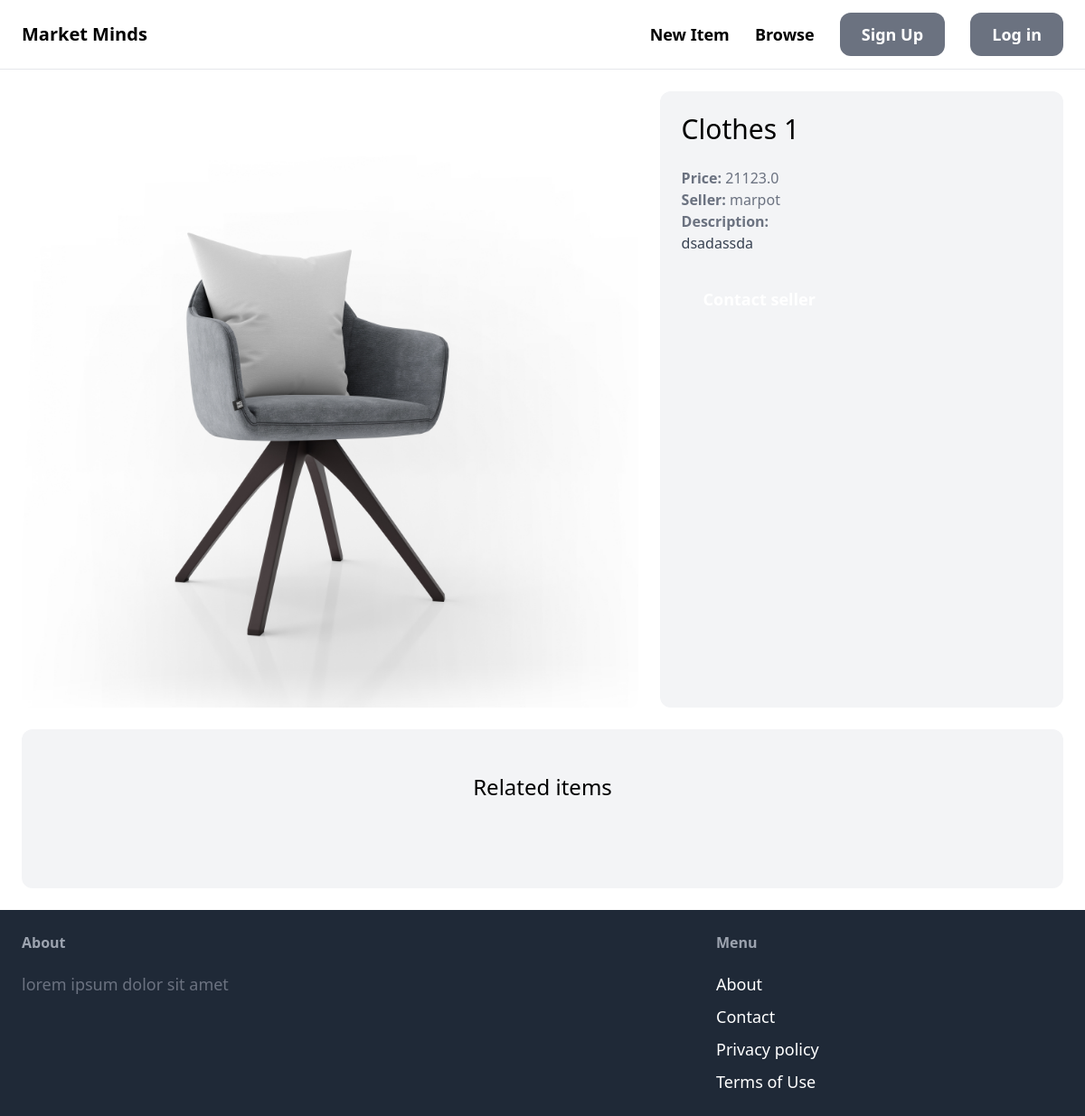
Before: /items/18/ with the older database file.
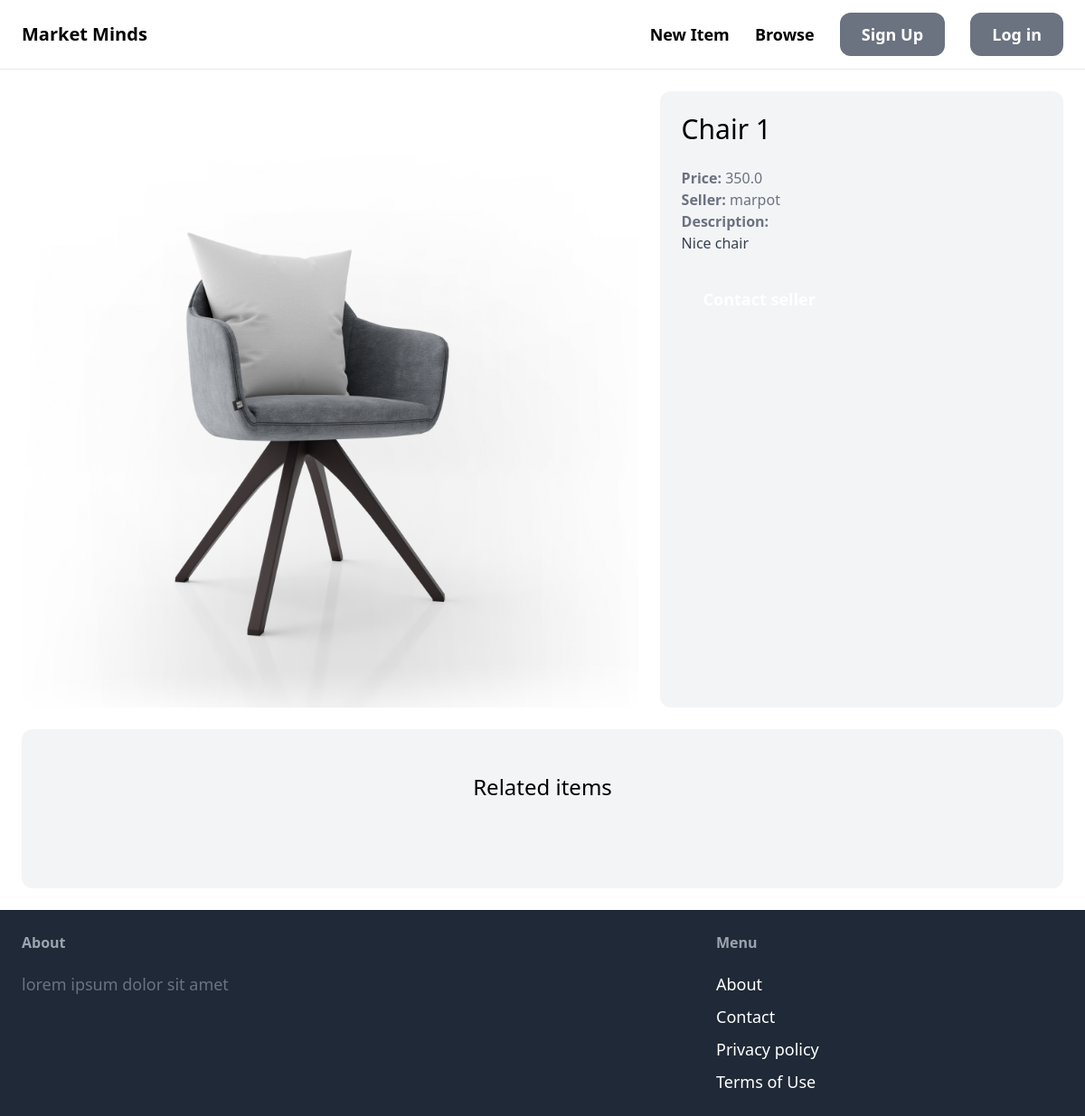
After: the same page with the newer database file.
### item/models.py (models this page shows, shortened)
class Item(models.Model):
    category = models.ForeignKey(Category, related_name='items', on_delete=models.CASCADE)
    name = models.CharField(max_length=255)
    description = models.TextField(blank=True, null=True)
    price = models.FloatField()
    image = models.ImageField(upload_to='item_images', blank=True, null=True)
    is_sold = models.BooleanField(default=False)
    created_by = models.ForeignKey(User, related_name='items', on_delete=models.CASCADE)
    created_at = models.DateTimeField(auto_now_add=True)

### item/views.py (the view)
# urls.py: path('<int:pk>/', views.detail, name='detail'),
def detail(request, pk):
    item = get_object_or_404(Item, pk=pk)
    related_items = Item.objects.filter(category=item.category, is_sold=False).exclude(pk=pk)[0:3]
    return render(request, 'item/detail.html', {
        'item': item,
        'related_items': related_items
    })

### item/templates/item/detail.html (shortened to what this page needs)
{% extends 'core/base.html' %}
{% block content %}
<div class="grid grid-cols-5 gap-6">
    <div class="col-span-3">
        <img src="{{ item.image.url }}" class="rounded-xl">
    </div>
    <div class="col-span-2 p-6 bg-gray-100 rounded-xl">
        <h1 class="mb-6 text-3xl">{{ item.name }}</h1>
        <p class="text-gray-500"><strong>Price: </strong>{{ item.price }}</p>
        <p class="text-gray-500"><strong>Seller: </strong>{{ item.created_by.username }}</p>
        {% if item.description %}
            <p class="text-gray-700">
                <strong class="text-gray-500">Description:</strong><br>
                {{ item.description }}
            </p>
        {% endif %}
        {% if request.user == item.created_by %}
            <div class="mt-6 p-6 bg-white rounded-xl">
                <p>This is your item!</p>
                <a href="{% url 'item:edit' item.id %}" class="inline-block mt-6 px-6 py-3 text-lg font-semibold bg-green-500 text-white rounded-xl">Edit</a>
                <a href="{% url 'item:delete' item.id %}" class="inline-block mt-6 px-6 py-3 text-lg font-semibold bg-red-500 text-white rounded-xl">Delete</a>
            </div>
        {% else %}
            <a href="{% url 'conversation:new' item.id %}" class="inline-block mt-6 px-6 py-3 text-lg font-semibold bg-teal-500 text-white rounded-xl hover:bg-teal-700">Contact seller</a>
        {% endif %}
    </div>
</div>
<div class="mt-6 px-6 py-12 bg-gray-100 rounded-xl">
    <h2 class="mb-12 text-2xl text-center">Related items</h2>
</div>
{% endblock %}

### core/templates/core/base.html (shortened to what this page needs)
{% load static %}
<!DOCTYPE html>
<html lang="en">
<head>
    <link href="https://cdn.jsdelivr.net/npm/tailwindcss@2.2.16/dist/tailwind.min.css" rel="stylesheet">
</head>
<body>
    <nav class="py-6 px-6 flex justify-between items-center border-b border-gray-200">
        <a href='/' class='text-xl font-semibold'>Market Minds</a>
        <div class="space-x-6">
            <a href="{% url 'item:new' %}" class="text-lg font-semibold hover:text-gray-500">New Item</a>
            <a href="{% url 'item:items' %}" class="text-lg font-semibold hover:text-gray-500">Browse</a>
            {% if request.user.is_authenticated %}
                <a href="#" class="px-6 py-3 text-lg font-semibold bg-gray-500 text-white rounded-xl hover:bg-gray-700">Inbox</a>
                <a href="{% url 'dashboard:index' %}" class="px-6 py-3 text-lg font-semibold bg-gray-500 text-white rounded-xl hover:bg-gray-700">Dashboard</a>
            {% else %}
                <a href="{% url 'core:signup' %}" class="px-6 py-3 text-lg font-semibold bg-gray-500 text-white rounded-xl hover:bg-gray-700">Sign Up</a>
                <a href="{% url 'core:login' %}" class="px-6 py-3 text-lg font-semibold bg-gray-500 text-white rounded-xl hover:bg-gray-700">Log in</a>
            {% endif %}
        </div>
    </nav>
    <div class="px-6 py-6">
        {% block content %}
        {% endblock %}
    </div>
    <footer class="py-6 px-6 flex justify-between bg-gray-800">
        <div class="w-2/3 pr-10">
            <h3 class="mb-5 font-semibold text-gray-400">About</h3>
            <p class="text-lg text-gray-500">lorem ipsum dolor sit amet</p>
        </div>
        <div class="w-1/3">
            <h3 class="mb-5 font-semibold text-gray-400">Menu</h3>
            <ul class="space-y-2">
                <li><a href="#" class="text-lg text-teal-400 text-white hover:text-teal-700">About</a></li>
                <li><a href="{% url 'core:contact' %}" class="text-lg text-teal-400 text-white hover:text-teal-700">Contact</a></li>
                <li><a href="#" class="text-lg text-teal-400 text-white hover:text-teal-700">Privacy policy</a></li>
                <li><a href="#" class="text-lg text-teal-400 text-white hover:text-teal-700">Terms of Use</a></li>
            </ul>
        </div>
    </footer>
</body>
</html>

Changed rows visible on the page:
changed Item "marpot": name "Clothes 1" → "Chair 1"; price "21123.0" → "350.0"; description "dsadassda" → "Nice chair"
